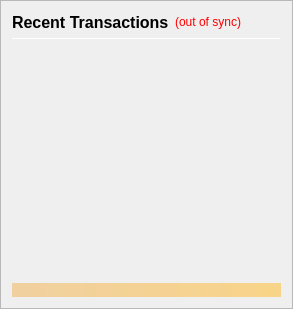
                <widget class="QFrame" name="frame_RecentTransactions">
                 <property name="minimumSize">
                  <size>
                   <width>0</width>
                   <height>0</height>
                  </size>
                 </property>
                 <property name="frameShape">
                  <enum>QFrame::StyledPanel</enum>
                 </property>
                 <property name="frameShadow">
                  <enum>QFrame::Raised</enum>
                 </property>
                 <layout class="QVBoxLayout" name="verticalLayout_1" stretch="0,0,0,0,0">
                  <item>
                   <layout class="QHBoxLayout" name="horizontalLayout_2">
                    <item>
                     <widget class="QLabel" name="label_4">
                      <property name="minimumSize">
                       <size>
                        <width>0</width>
                        <height>20</height>
                       </size>
                      </property>
                      <property name="font">
                       <font>
                        <pointsize>12</pointsize>
                        <weight>75</weight>
                        <bold>true</bold>
                       </font>
                      </property>
                      <property name="text">
                       <string>Recent Transactions</string>
                      </property>
                     </widget>
                    </item>
                    <item>
                     <widget class="QLabel" name="labelTransactionsStatus">
                      <property name="cursor">
                       <cursorShape>WhatsThisCursor</cursorShape>
                      </property>
                      <property name="toolTip">
                       <string>The displayed information may be out of date. Your wallet automatically synchronizes with the LUM network after a connection is established, but this process has not completed yet.</string>
                      </property>
                      <property name="styleSheet">
                       <string notr="true">QLabel { color: red; }</string>
                      </property>
                      <property name="text">
                       <string notr="true">(out of sync)</string>
                      </property>
                      <property name="alignment">
                       <set>Qt::AlignRight|Qt::AlignTrailing|Qt::AlignVCenter</set>
                      </property>
                     </widget>
                    </item>
                    <item>
                     <spacer name="horizontalSpacer">
                      <property name="orientation">
                       <enum>Qt::Horizontal</enum>
                      </property>
                      <property name="sizeHint" stdset="0">
                       <size>
                        <width>40</width>
                        <height>20</height>
                       </size>
                      </property>
                     </spacer>
                    </item>
                   </layout>
                  </item>
                  <item>
                   <widget class="Line" name="line">
                    <property name="minimumSize">
                     <size>
                      <width>0</width>
                      <height>1</height>
                     </size>
                    </property>
                    <property name="maximumSize">
                     <size>
                      <width>16777215</width>
                      <height>1</height>
                     </size>
                    </property>
                    <property name="orientation">
                     <enum>Qt::Horizontal</enum>
                    </property>
                   </widget>
                  </item>
                  <item>
                   <widget class="QListView" name="listTransactions">
                    <property name="minimumSize">
                     <size>
                      <width>0</width>
                      <height>0</height>
                     </size>
                    </property>
                    <property name="styleSheet">
                     <string notr="true">QListView { background: transparent; }</string>
                    </property>
                    <property name="frameShape">
                     <enum>QFrame::NoFrame</enum>
                    </property>
                    <property name="verticalScrollBarPolicy">
                     <enum>Qt::ScrollBarAlwaysOff</enum>
                    </property>
                    <property name="horizontalScrollBarPolicy">
                     <enum>Qt::ScrollBarAlwaysOff</enum>
                    </property>
                    <property name="selectionMode">
                     <enum>QAbstractItemView::NoSelection</enum>
                    </property>
                   </widget>
                  </item>
                  <item>
                   <spacer name="verticalSpacer_2">
                    <property name="orientation">
                     <enum>Qt::Vertical</enum>
                    </property>
                    <property name="sizeType">
                     <enum>QSizePolicy::Expanding</enum>
                    </property>
                    <property name="sizeHint" stdset="0">
                     <size>
                      <width>20</width>
                      <height>40</height>
                     </size>
                    </property>
                   </spacer>
                  </item>
                  <item>
                   <widget class="QLabel" name="labelAlerts">
                    <property name="maximumSize">
                     <size>
                      <width>16777215</width>
                      <height>16777215</height>
                     </size>
                    </property>
                    <property name="styleSheet">
                     <string notr="true">background-color: qlineargradient(x1: 0, y1: 0, x2: 1, y2: 0, stop:0 #F0D0A0, stop:1 #F8D488); color:#000000;</string>
                    </property>
                    <property name="text">
                     <string/>
                    </property>
                    <property name="wordWrap">
                     <bool>true</bool>
                    </property>
                    <property name="margin">
                     <number>3</number>
                    </property>
                   </widget>
                  </item>
                 </layout>
                </widget>
